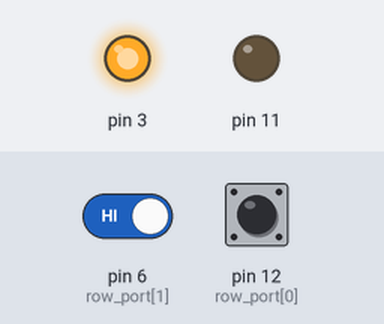
Bench run of a sketch on a simulated Arduino Uno, built with avr-gcc and run on an emulated ATmega328P. Parts: output pins drawn as LEDs (lit = HIGH). Inputs (shaded band) come from the test bench; at power-on: pin 6 (row_port[1]) HIGH, pin 12 (row_port[0]) HIGH. What the sketch prints to the serial monitor is not drawn.

Above: at 1.2 s.
1.3 s: pin 6 (row_port[1]) driven LOW
2.8 s: pin 6 (row_port[1]) driven HIGH
Timing chart, 0 to 5.8 s (numbered marks = the images above; inputs shaded):
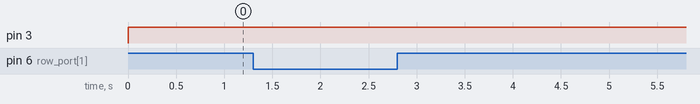

Measured:
- after the input at 1.3 s, every drawn part: stays the same
- after the input at 2.8 s, every drawn part: stays the same

The sketch:

key_matrix.ino
```cpp
void setup() {
  Serial.begin(9600);

// ROW
  pinMode(12, INPUT);
  pinMode(6, INPUT);
  digitalWrite(12, LOW);
  digitalWrite(6,LOW);

//COL
  pinMode(3, OUTPUT);
  pinMode(11, OUTPUT);
}

char flag_row1 = 0;
char flag_row2 = 0;

int row_port[2] = { 12, 6 };
int row_flag[2] = { 0, 0 };

void loop() {
  //Col 1 HIGH
  digitalWrite(3, HIGH);

// // ROW 1
//   int row1 = digitalRead(12);
//   if (row1 == 0 && flag_row1 == 0){

//     flag_row1 = 1;
//     Serial.println("button 1 down");

//   } else if (row1 == 1 && flag_row1 == 1) {

//     flag_row1 = 0;
//     Serial.println("button 1 up");

//   }
// --------------------------------------------
for(int i = 0;i < 2; i++) {
  int row = digitalRead(row_port[i]);
  if (row == 0 && row_flag[i] == 0){

    row_flag[i] = 1;
    Serial.println("button " + String(i*2+1) + " down");

  } else if (row == 1 && row_flag[i] == 1) {

    row_flag[i] = 0;
    Serial.println("button " + String(i*2+1) + " up");

  }
}

//ROW2 --------------------
  // int row2 = digitalRead(6);
  // if (row2 == 0 && flag_row2 == 0){
  //   flag_row2 = 1;
  //   Serial.println("button 3 down");
  // } else if (row2 == 1 && flag_row2 == 1) {
  //   flag_row2 = 0;
  //   Serial.println("button 3 up");
  // }

  delay(10);

}
```
